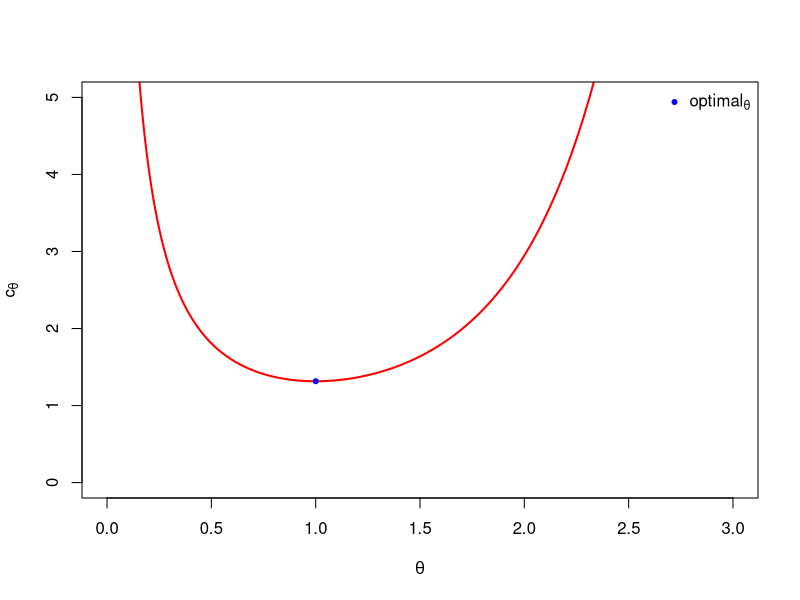

Write the R code that produced this figure. (Note: this script raises an error after producing the figure.)

##########################
####### question 1A ######
##########################
rm(list=ls())
foverg <- function(theta){(sqrt(2/pi)*exp(theta^2/2)/theta)}

theta <- seq(0.000001, 10, length=1000)

opt.theta <-nlminb(0.00001,function(theta){foverg(theta)})$par
c <- nlminb(0.00001,function(theta){foverg(theta)})$objective

plot(theta, 
     (sqrt(2/pi)*exp(theta^2/2))/theta, 
     type="l", 
     col="red", 
     lwd=2, 
     ylim=c(0,5), 
     xlim=c(0,3),
     ylab=expression(c[theta]),
     xlab=expression(theta))

x <- 1.0001
points(x, y=sqrt(2/(pi*x^2))*exp((-x^2/2)+x^2), col="blue", pch=20)
legend("topright",legend=c(expression(optimal[theta])),
       col="blue",pch=20, bty="n")
ub
opt.theta <- 1.00001
max(sqrt(2/(pi*opt.theta^2))*exp((-opt.theta^2/2)+opt.theta^2))


##########################
####### question 1B ######
##########################
#inversion method
laplace.inv <- function(p){
       if(p < 1/2){
               log(2*p, base=exp(1))
       } else {
               -log(2*(1-p), base=exp(1))
       }
}

p <- runif(1000)
laplace.rv <- sapply(p,laplace.inv) #random variables from laplace

hist(laplace.rv)

laplace.dist <- function(x){ #theta as 1
        if(x<0){
                (1/2)*exp(x)
        }else {
                (1/2)*exp(-x)
        }
}

rvs <- seq(-6,6,length=1000)
laplace.pdf <- sapply(rvs,laplace.dist)
hist(laplace.rv, ylim=c(0,0.5), col="gray", xlab="random variables", prob=T, breaks=50, main="")
lines(density(laplace.rv), col="blue", lwd=2)
lines(rvs, laplace.pdf, col="red", lwd=2, lty=2)
legend("topleft",legend=c("Theoretical","Empirical"),
       col=c("red", "blue"),lwd=c(2,2), bty="n")

#generalized rejection method
goverf <- function(x,theta=1){y = sqrt(pi/2)*theta*exp((x^2/2)-theta*abs(x))}
xc <- laplace.rv
uc <- runif(1000,0,1)
tc <- c*sapply(xc,goverf) #a*g(x)/f(x)
ut <- uc*tc
accept.obs <- xc[ut <= 1]
length(accept.obs)/1000

nseq <- seq(-3,3,length=1000)
norm <- dnorm(nseq)

hist(accept.obs, col="gray", prob=T, breaks=50, ylim=c(0,0.6), xlab = "Accepted Observations", main="")
lines(nseq, norm, col="red", lwd=2)
lines(density(accept.obs), col="blue", lwd=2)
legend("topleft",legend=c("Theoretical","Empirical"),
       col=c("red", "blue"),lwd=c(2,2), bty="n")


####question 1c#####
#ks-test
ks.test(accept.obs, "pnorm", 0,1)
shapiro.test(accept.obs)

